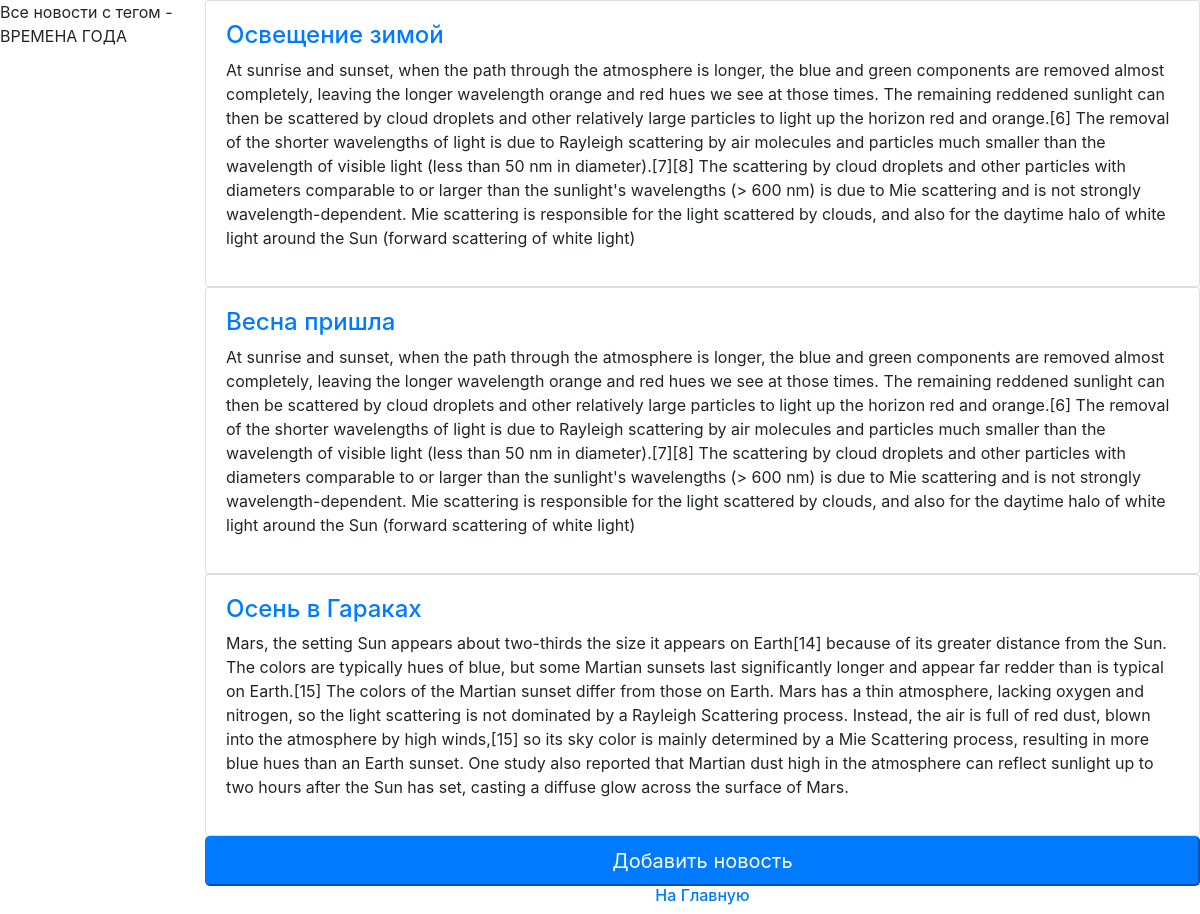
/news/5/news_filter, run on the app's committed database.
### app_users/models.py (models this page shows, shortened)
class Metatag(models.Model):
    descriptor = models.CharField(max_length=21, verbose_name='тэги', null=True, blank=True)
    def __str__(self):
        return self.descriptor

class News(models.Model):
    user = models.ForeignKey(User, max_length=100, on_delete=models.CASCADE, null=True, blank=True)
    metatag = models.ManyToManyField(Metatag, max_length=21, null=True, blank=True)
    title = models.CharField(max_length=150, verbose_name='название')
    description = models.TextField(verbose_name='содержание')
    create_at = models.DateTimeField(auto_now_add=True, verbose_name='дата создания')
    update_at = models.DateTimeField(auto_now=True, verbose_name='дата редактирования')
    status = models.BooleanField(verbose_name='активен', default=False)
    class Meta:
        verbose_name_plural = "News"
    def get_absolute_url(self):
        return reverse('news_detail', kwargs={"pk": self.pk})

### app_users/views.py (the view)
# urls.py: path('<int:pk>/news_filter', NewsFilter.as_view(), name='news_filter'),
class NewsFilter(ListView):
    model = News
    template_name = 'app_users/filter_news.html'
    def get_context_data(self, **kwargs):
        context = super(NewsFilter, self).get_context_data(**kwargs)
        select_tag = Metatag.objects.get(id=self.kwargs['pk'])
        context['filtered_news'] = News.objects.filter(metatag=select_tag).order_by('-create_at')
        context['select_tag'] = select_tag
        return context

### app_users/templates/app_users/filter_news.html (shortened to what this page needs)
<!DOCTYPE html>
<html lang="en">
<head>
    <link rel="stylesheet" href="https://maxcdn.bootstrapcdn.com/bootstrap/4.0.0/css/bootstrap.min.css">
</head>
<body>
<div class="row">
    <div class="col-2">
            <p> Все новости с тегом - {{select_tag|upper}} </p>
    </div>
    <div class="col-10">
       {% for i in filtered_news %}
        <div class="card">
            <div class="card-body">
                <h4>
                    <a href="{{ i.get_absolute_url }}"> {{ i.title }} </a>
                </h4>
                <p> {{ i.description }} </p>
            </div>
        </div>
        {% empty %}
            <h3> В данный момент новости отсутсвуют </h3>
        {% endfor %}
        <form action="add_news">
            <button class="btn-primary btn-block btn-lg">Добавить новость</button>
        </form>
        <a href="/" align="center">
           <h6>На Главную</h6>
        </a>
    </div>
</div>
</body>
</html>

### data on the page
Metatag: descriptor "ВРЕМЕНА ГОДА"
News: title "Освещение зимой", description "At sunrise and sunset, when the path through the atmosphere is longer, the blue and green components are removed almost completely, leaving the longer wavelength orange and red hues we see at those times. The remaining reddened sunlight can then be scattered by cloud droplets and other relatively large particles to light up the horizon red and orange.[6] The removal of the shorter wavelengths of light is due to Rayleigh scattering by air molecules and particles much smaller than the wavelength of visible light (less than 50 nm in diameter).[7][8] The scattering by cloud droplets and other particles with diameters comparable to or larger than the sunlight's wavelengths (> 600 nm) is due to…"
News: title "Весна пришла", description "At sunrise and sunset, when the path through the atmosphere is longer, the blue and green components are removed almost completely, leaving the longer wavelength orange and red hues we see at those times. The remaining reddened sunlight can then be scattered by cloud droplets and other relatively large particles to light up the horizon red and orange.[6] The removal of the shorter wavelengths of light is due to Rayleigh scattering by air molecules and particles much smaller than the wavelength of visible light (less than 50 nm in diameter).[7][8] The scattering by cloud droplets and other particles with diameters comparable to or larger than the sunlight's wavelengths (> 600 nm) is due to…"
News: title "Осень в Гараках", description "Mars, the setting Sun appears about two-thirds the size it appears on Earth[14] because of its greater distance from the Sun. The colors are typically hues of blue, but some Martian sunsets last significantly longer and appear far redder than is typical on Earth.[15] The colors of the Martian sunset differ from those on Earth. Mars has a thin atmosphere, lacking oxygen and nitrogen, so the light scattering is not dominated by a Rayleigh Scattering process. Instead, the air is full of red dust, blown into the atmosphere by high winds,[15] so its sky color is mainly determined by a Mie Scattering process, resulting in more blue hues than an Earth sunset. One study also reported that Martian…"
